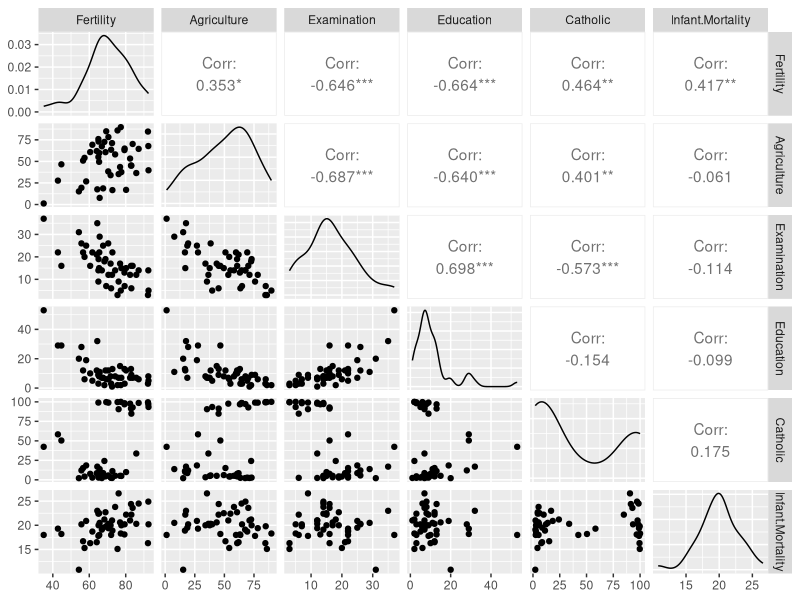

Write the R code that produced this figure.
# Практическая № 2 (18 вариант) Лыков Даниил

library("lmtest")
library("GGally")
library("car")

data = na.omit(swiss)

data
summary(data)
ggpairs(data)

#----------------------------------------Корректировка исходной зависимости----------------------------------------------

# Исходная зависимость

model_main = lm(Infant.Mortality~Education+Agriculture+Catholic, data)
summary(model_main)

# Мы видим, что в исходной модели очень низкий коэффициент детерминации(R^2), а также нет зависимости
# между регрессорами и объясняемой переменной, поэтому дальнейшие улучшения модели не приведут к желаемому результату.
# Чтобы улучшить модель введем новый регрессор Fertility.

model_corrected = lm(Infant.Mortality~Education+Agriculture+Catholic+Fertility, data)
summary(model_corrected)

# Наша модель стала намного лучше. Это заметно, ведь коэффициент детерминации(R^2) вырос в несколько раз, став около 17%, 
# а также появились звездочки, что свидетельствует о зависимости между объясняемой и объясняющими переменными.

#---------------------------------------Проверка регрессоров на линейную зависимость-------------------------------------

# Проверим, нет ли в наборе данных линейной зависимости.
# Для этого построим зависимости между регрессорами и увидим,
# есть ли между ними зависимость с помощью коэффициента детерминации(R^2).

model01 = lm(Agriculture~Catholic+Fertility+Education, data)
model02 = lm(Catholic~Agriculture+Fertility+Education, data)
model03 = lm(Fertility~Agriculture+Catholic+Education, data)
model04 = lm(Education~Agriculture+Catholic+Fertility, data)

summary(model01)
# Коэффициент детерминации (R^2) около 55 %.
summary(model02)
# R^2 около 42 %.
summary(model03)
# R^2 около 62 %.
summary(model04)
# R^2 около 70 %.

# Мы видим, что R^2 у всех регрессоров огромен. Однако, больше всего он наблюдается у регрессора Education.
# Его R^2 = 70%, а кол-во звездочек у каждого регрессора большое,
# а значит он линейно зависим от остальных регрессоров.
# Исключим его из откорректированной модели и посмотрим на R^2.

model_working = lm(Infant.Mortality~Agriculture+Catholic+Fertility, data)
summary(model_working)

# Видим, что R^2 у наше модели стал даже лучше без регрессора Education, поэтому будем работать с этой моделью.

# Проверим, нет ли в наборе данных линейной зависимости уже без регрессора Education.
# Для этого построим зависимости между регрессорами и увидим,
# есть ли между ними зависимость с помощью коэффициента детерминации(R^2).
# Также проверим это с помощью VIF.

model1 = lm(Agriculture~Catholic+Fertility, data)
model2 = lm(Catholic~Agriculture+Fertility, data)
model3 = lm(Fertility~Agriculture+Catholic, data)

summary(model1)
# Коэффициент детерминации (R^2) около 16 %, что свидетельствует о линейной независимости регрессора
# Agriculture от других регрессоров.
summary(model2)
# R^2 около 24 %, что свидетельствует о линейной независимости регрессора
# Catholic от других регрессоров.
summary(model3)
# R^2 около 21 %, что свидетельствует о линейной независимости регрессора
# Fertility от других регрессоров.

# Теперь с помощью VIF удостоверимся в верности наших рассуждений.
vif(model_working)

# Видим, что наши регрессоры действительно линейно независимы друг от друга, так как значения из команды VIF
# у всех регрессоров меньше 1,4.

#----------------------------------------Проверка модели по методу наименьших квадратов-------------------------------------

# В корректировке модели мы уже проводили некоторые оценки исходной модели, поэтому оценим откорректированную
# рабочую модель.

# Посмотрим, как будет меняться R^2 при добавлении регрессоров в модель.

model_working1 = lm(Infant.Mortality~Fertility, data)
summary(model_working1)

# Видим, что R^2 у модели будет около 15 %, а кол-во звезд у регрессора будет немалое.

model_working2 = lm(Infant.Mortality~Fertility+Agriculture, data)
summary(model_working2)

# Видим, что R^2 у модели увеличился и стал почти 19 %, однако звезд у добавляемого регрессора вообще нет.

model_working3 = lm(Infant.Mortality~Fertility+Agriculture+Catholic, data)
summary(model_working3)

# Видим, что R^2 у модели при добавлении регрессора Catholic упал на 2 %, а значит стоит исключить его из нашей модели, 
# ведь объясняемая переменная никак не зависит от данного регрессора.

# Получаем хорошую модель

model_good = lm(Infant.Mortality~Fertility+Agriculture, data)

#---------------------------------------Ввод логарифмов от регрессоров в модель-------------------------------------------

# Для начала исследуем регрессоры на линейную зависимость от исходных.

model001 = lm(log(Fertility)~Fertility, data)
model002 = lm(log(Agriculture)~Agriculture, data)

summary(model001)
# Видим, что R^2 около 98%.
summary(model002)
# Видим, что R^2 около 76%.

# Делаем вывод, что исходные регрессоры необходимо заменить логарифмами, чтобы избежать линейной зависимости.
# Построим зависимости с логарифмами от регрессоров

model_log1 = lm(Infant.Mortality~I(log(Fertility))+Agriculture, data)
summary(model_log1)

# В данной модели незначительно уменьшился R^2, выросли стандартные ошибки.

model_log2 = lm(Infant.Mortality~Fertility+I(log(Agriculture)), data)
summary(model_log2)

# В данной модели уменьшился R^2 почти на 3 %.

model_log3 = lm(Infant.Mortality~I(log(Fertility))+I(log(Agriculture)), data)
summary(model_log3)

# В данной модели тоже уменьшился R^2 на 3 %, а к тому же выросли стандартные ошибки.

# Делаем вывод, что логарифмы от регрессоров не улучшают нашу модель, поэтому стоит вводить различные произведения
# регрессоров, чтобы добиться ее улучшения.

#-------------------------------------Ввод различных произведений пар регрессоров------------------------------------------

# Также, как и в случае с логарифмами исследуем квадраты регрессоров на линейную зависимость от исходных регрессоров.

model0001 = lm((Fertility)^2~Fertility, data)
model0002 = lm((Agriculture)^2~Agriculture, data)
model0003 = lm(Agriculture*Fertility~I(Agriculture*Fertility), data)

summary(model0001)
# Видим, что R^2 около 98%.
summary(model0002)
# Видим, что R^2 около 94%.
summary(model0003)
# Здесь, мы также видим, что подгонка слишком хорошая.

# Делаем вывод, что исходные регрессоры необходимо заменить квадратами или произведением, чтобы избежать линейной зависимости.
# Построим зависимости с всевозможными парами произведений регрессоров

model_a = lm(Infant.Mortality~I(Fertility^2)+Agriculture, data)
model_b = lm(Infant.Mortality~Fertility+I(Agriculture^2), data)
model_c = lm(Infant.Mortality~I(Fertility*Agriculture), data)

summary(model_a)
# Видим, что R^2 около 18%.
summary(model_b)
# Видим, что R^2 около 21%.
summary(model_c)
# Здесь, мы видим, что R^2 стал отрицательным, что свидетельствует о плохой зависимости.

# Вывод: Из всех моделей лучшая - model_b.
# Ее R^2 самый лучший из всех моделей, стандартные ошибки маленькие, есть звездочки у каждого регрессора.

model_best = lm(Infant.Mortality~Fertility+I(Agriculture^2), data)
summary(model_best)

#----------------------------Построение доверительных интервалов для всех коэффициентов в модели--------------------

# Для того, чтобы найти доверительные интервалы для коэффициентов в модели, необходимо найти значение t-критерия
# Стьюдента. Кол-во измерений в обучающей выборке 47, из них 3 коэффициента рассчитаны.
# Число степеней свободы в модели 47 - 3 = 44. Для p = 95% критерий Стьюдента будет:

t_critical = qt(0.975, df = 44)
t_critical

# Значение t-критерия Стьюдента приблизительно 2.015

# Доверительный интервал строится по формуле [Estimate - t * Std.Error; Estimate + t * Std.Error]

# Найдем доверительный интервал для коэффициента k1(коэффициента Fertility).
# Estimate(Fertility) = 0.12; Std.Error(Fertility) = 0.03;
# Доверительный интервал для k1:[0.12 - 2.015*0.03; 0.12 + 2.015*0.03], k1:[0.05955; 0.18045]
# В этот интервал не попадает 0, значит коэффициент точно не равен 0 на уровне значимости 5 %.

# Найдем доверительный интервал для коэффициента k1(коэффициента Agriculture^2).
# Estimate(Agriculture^2) = -0.0003; Std.Error(Agriculture^2) = 0.0001;
# Доверительный интервал для k1:[-0.0003 - 2.015*0.0001; -0.0003 + 2.015*0.0001], k1:[-0.0005015; -0.0000985]
# В этот интервал не попадает 0, значит коэффициент точно не равен 0 на уровне значимости 5 %.

# Найдем доверительный интервал для прогноза с регрессорами Fertility=25, I(Agriculture^2)=900, p=95%

new.data = data.frame(Fertility = 25, Agriculture = 30)
predict(model_best, new.data, interval = "confidence")

# Прогноз модели (для Fertility = 25, Agriculture = 30) оценивается как 15.47
# Доверительный интервал: [12.59; 18.35]
